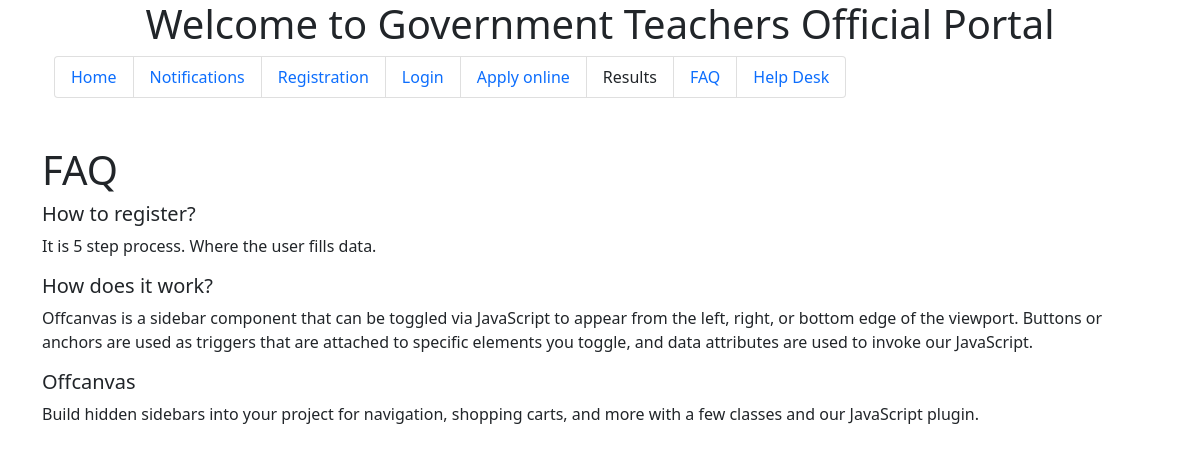
Page /faq on the committed database.
### teacherapp/models.py (models this page shows)
class Faq(models.Model):
    question = models.TextField()
    answer = models.TextField()
    genre = models.CharField(max_length=500)

### teacherapp/views.py (the view)
# urls.py: path('faq',views.faq,name='faq'),
def faq(request):
    faq = Faq.objects.all()
    return render(request,'faq.html',{'faq':faq})

### templates/faq.html
{% extends 'index.html' %}
{% block content %}
<div class="container d-block mt-5">
    <h1>FAQ</h1>
    {% for f in faq %}
        <div class="d-block">
            <h5>{{f.question}}</h5>
            <p>{{f.answer}}</p>
        </div>
    {% endfor %}
</div>
{% endblock %}

### templates/index.html (shortened to what this page needs)
{% load static %}
<!DOCTYPE html>
<html lang="en">
<head>
    <link rel="stylesheet" href="https://cdn.jsdelivr.net/npm/bootstrap@5.1.3/dist/css/bootstrap.min.css">
</head>
<body>
    <div class="container d-block text-center">
        <h1>Welcome to Government Teachers Official Portal</h1>
        <div class="container d-block text-center">
            <ul class="list-group list-group-horizontal ">
                <li class="list-group-item"><a href="/">Home</a></li>
                <li class="list-group-item"><a href="notifications">Notifications</a></li>
                <li class="list-group-item"><a href="register">Registration</a></li>
                <li class="list-group-item"><a href="login">Login</a></li>
                <li class="list-group-item"><a href="apply">Apply online</a></li>
                <li class="list-group-item"><a>Results</a></li>
                <li class="list-group-item"><a href="faq">FAQ</a></li>
                <li class="list-group-item"><a href="mailto:chandanasamineni23@gmail.com">Help Desk</a></li>
            </ul>
        </div>
    </div>
    {% block content %}{% endblock %}
</body>
</html>

### templates/index.html (style rules this page uses)
a { text-decoration: none; }

### rows in the picture
Faq: question "How to register?", answer "It is 5 step process. Where the user fills data."
Faq: question "How does it work?", answer "Offcanvas is a sidebar component that can be toggled via JavaScript to appear from the left, right, or bottom edge of the viewport. Buttons or anchors are used as triggers that are attached to specific elements you toggle, and data attributes are used to invoke our JavaScript."
Faq: question "Offcanvas", answer "Build hidden sidebars into your project for navigation, shopping carts, and more with a few classes and our JavaScript plugin."
